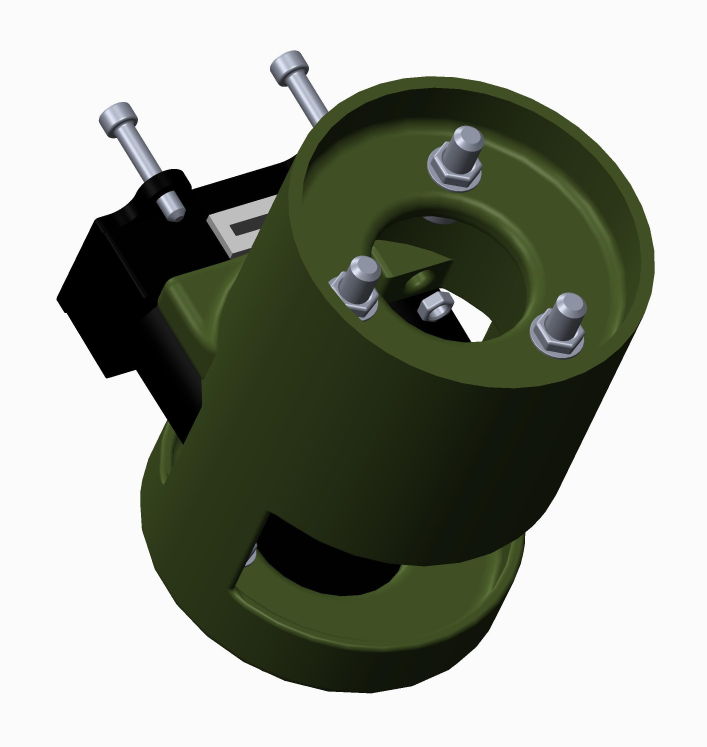
//> input picture irobotcreate2ros/cad/laser_support/instruction/step3.jpg, 2120 x 2240 px, given in place of the camera (shown at 1/3 size)
$ ./auto_filter   (built with g++ and OpenCV 4)
//> lines starting //> are read from the running program, lines starting //| are printed output that depends on the picture; after the words box and inside, x2 and y2 are one past the last pixel; in counts of white or black regions, pixels touching at a corner belong together
//objectTrackingTutorial.cpp

//Written by  Kyle Hounslow 2013

//Permission is hereby granted, free of charge, to any person obtaining a copy of this software and associated documentation files (the "Software")
//, to deal in the Software without restriction, including without limitation the rights to use, copy, modify, merge, publish, distribute, sublicense,
//and/or sell copies of the Software, and to permit persons to whom the Software is furnished to do so, subject to the following conditions:

//The above copyright notice and this permission notice shall be included in all copies or substantial portions of the Software.

//THE SOFTWARE IS PROVIDED "AS IS", WITHOUT WARRANTY OF ANY KIND, EXPRESS OR IMPLIED, INCLUDING BUT NOT LIMITED TO THE WARRANTIES OF MERCHANTABILITY,
//FITNESS FOR A PARTICULAR PURPOSE AND NONINFRINGEMENT. IN NO EVENT SHALL THE AUTHORS OR COPYRIGHT HOLDERS BE LIABLE FOR ANY CLAIM, DAMAGES OR OTHER
//LIABILITY, WHETHER IN AN ACTION OF CONTRACT, TORT OR OTHERWISE, ARISING FROM, OUT OF OR IN CONNECTION WITH THE SOFTWARE OR THE USE OR OTHER DEALINGS
//IN THE SOFTWARE.

#include <opencv2/imgproc/imgproc.hpp>
#include <opencv2/core/core.hpp>
#include <opencv2/highgui/highgui.hpp>
#include <sstream>
#include <string>
#include <iostream>
#include <stdio.h>


using namespace cv;
using namespace std;
//initial min and max HSV filter values.
//these will be changed using trackbars
int H_MIN = 0;
int H_MAX = 256;
int S_MIN = 0;
int S_MAX = 256;
int V_MIN = 0;
int V_MAX = 256;
//default capture width and height
const int FRAME_WIDTH = 320;
const int FRAME_HEIGHT = 240;
//max number of objects to be detected in frame
const int MAX_NUM_OBJECTS = 50;
//minimum and maximum object area
const int MIN_OBJECT_AREA = 20 * 20;
const int MAX_OBJECT_AREA = FRAME_HEIGHT*FRAME_WIDTH / 1.5;
//names that will appear at the top of each window
const string windowName = "Original Image";
const string windowName1 = "HSV Image";
const string windowName2 = "Thresholded Image";
const string windowName3 = "After Morphological Operations";
const string trackbarWindowName = "Trackbars";

bool calibrationMode;//used for showing debugging windows, trackbars etc.

bool mouseIsDragging;//used for showing a rectangle on screen as user clicks and drags mouse
bool mouseMove;
bool rectangleSelected;
cv::Point initialClickPoint, currentMousePoint; //keep track of initial point clicked and current position of mouse
cv::Rect rectangleROI; //this is the ROI that the user has selected
vector<int> H_ROI, S_ROI, V_ROI;// HSV values from the click/drag ROI region stored in separate vectors so that we can sort them easily

void on_trackbar(int, void*)
{//This function gets called whenever a
	// trackbar position is changed

	//for now, this does nothing.


}

void createTrackbars(){
	//create window for trackbars


	namedWindow(trackbarWindowName, 0);
	//create memory to store trackbar name on window
	char TrackbarName[50];
	sprintf(TrackbarName, "H_MIN", H_MIN);
	sprintf(TrackbarName, "H_MAX", H_MAX);
	sprintf(TrackbarName, "S_MIN", S_MIN);
	sprintf(TrackbarName, "S_MAX", S_MAX);
	sprintf(TrackbarName, "V_MIN", V_MIN);
	sprintf(TrackbarName, "V_MAX", V_MAX);
	//create trackbars and insert them into window
	//3 parameters are: the address of the variable that is changing when the trackbar is moved(eg.H_LOW),
	//the max value the trackbar can move (eg. H_HIGH),
	//and the function that is called whenever the trackbar is moved(eg. on_trackbar)
	//                                  ---->    ---->     ---->
	createTrackbar("H_MIN", trackbarWindowName, &H_MIN, 255, on_trackbar);
	createTrackbar("H_MAX", trackbarWindowName, &H_MAX, 255, on_trackbar);
	createTrackbar("S_MIN", trackbarWindowName, &S_MIN, 255, on_trackbar);
	createTrackbar("S_MAX", trackbarWindowName, &S_MAX, 255, on_trackbar);
	createTrackbar("V_MIN", trackbarWindowName, &V_MIN, 255, on_trackbar);
	createTrackbar("V_MAX", trackbarWindowName, &V_MAX, 255, on_trackbar);


}

void clickAndDrag_Rectangle(int event, int x, int y, int flags, void* param){
	//only if calibration mode is true will we use the mouse to change HSV values
	if (calibrationMode == true){
		//get handle to video feed passed in as "param" and cast as Mat pointer
		Mat* videoFeed = (Mat*)param;

		if (event == CV_EVENT_LBUTTONDOWN && mouseIsDragging == false)
		{
			//keep track of initial point clicked
			initialClickPoint = cv::Point(x, y);
			//user has begun dragging the mouse
			mouseIsDragging = true;
		}
		/* user is dragging the mouse */
		if (event == CV_EVENT_MOUSEMOVE && mouseIsDragging == true)
		{
			//keep track of current mouse point
			currentMousePoint = cv::Point(x, y);
			//user has moved the mouse while clicking and dragging
			mouseMove = true;
		}
		/* user has released left button */
		if (event == CV_EVENT_LBUTTONUP && mouseIsDragging == true)
		{
			//set rectangle ROI to the rectangle that the user has selected
			rectangleROI = Rect(initialClickPoint, currentMousePoint);

			//reset boolean variables
			mouseIsDragging = false;
			mouseMove = false;
			rectangleSelected = true;
		}

		if (event == CV_EVENT_RBUTTONDOWN){
			//user has clicked right mouse button
			//Reset HSV Values
			H_MIN = 0;
			S_MIN = 0;
			V_MIN = 0;
			H_MAX = 255;
			S_MAX = 255;
			V_MAX = 255;

		}
		if (event == CV_EVENT_MBUTTONDOWN){

			//user has clicked middle mouse button
			//enter code here if needed.
		}
	}

}

void recordHSV_Values(cv::Mat frame, cv::Mat hsv_frame){

	//save HSV values for ROI that user selected to a vector
	if (mouseMove == false && rectangleSelected == true){

		//clear previous vector values
		if (H_ROI.size()>0) H_ROI.clear();
		if (S_ROI.size()>0) S_ROI.clear();
		if (V_ROI.size()>0 )V_ROI.clear();
		//if the rectangle has no width or height (user has only dragged a line) then we don't try to iterate over the width or height
		if (rectangleROI.width<1 || rectangleROI.height<1) cout << "Please drag a rectangle, not a line" << endl;
		else{
			for (int i = rectangleROI.x; i<rectangleROI.x + rectangleROI.width; i++){
				//iterate through both x and y direction and save HSV values at each and every point
				for (int j = rectangleROI.y; j<rectangleROI.y + rectangleROI.height; j++){
					//save HSV value at this point
					H_ROI.push_back((int)hsv_frame.at<cv::Vec3b>(j, i)[0]);
					S_ROI.push_back((int)hsv_frame.at<cv::Vec3b>(j, i)[1]);
					V_ROI.push_back((int)hsv_frame.at<cv::Vec3b>(j, i)[2]);
				}
			}
		}
		//reset rectangleSelected so user can select another region if necessary
		rectangleSelected = false;
		//set min and max HSV values from min and max elements of each array

		if (H_ROI.size()>0){
			//NOTE: min_element and max_element return iterators so we must dereference them with "*"
			H_MIN = *std::min_element(H_ROI.begin(), H_ROI.end());
			H_MAX = *std::max_element(H_ROI.begin(), H_ROI.end());
			cout << "MIN 'H' VALUE: " << H_MIN << endl;
			cout << "MAX 'H' VALUE: " << H_MAX << endl;
		}
		if (S_ROI.size()>0){
			S_MIN = *std::min_element(S_ROI.begin(), S_ROI.end());
			S_MAX = *std::max_element(S_ROI.begin(), S_ROI.end());
			cout << "MIN 'S' VALUE: " << S_MIN << endl;
			cout << "MAX 'S' VALUE: " << S_MAX << endl;
		}
		if (V_ROI.size()>0){
			V_MIN = *std::min_element(V_ROI.begin(), V_ROI.end());
			V_MAX = *std::max_element(V_ROI.begin(), V_ROI.end());
			cout << "MIN 'V' VALUE: " << V_MIN << endl;
			cout << "MAX 'V' VALUE: " << V_MAX << endl;
		}

	}

	if (mouseMove == true){
		//if the mouse is held down, we will draw the click and dragged rectangle to the screen
		rectangle(frame, initialClickPoint, cv::Point(currentMousePoint.x, currentMousePoint.y), cv::Scalar(0, 255, 0), 1, 8, 0);
	}


}

string intToString(int number){


	std::stringstream ss;
	ss << number;
	return ss.str();
}

void drawObject(int x, int y, Mat &frame){

	//use some of the openCV drawing functions to draw crosshairs
	//on your tracked image!


	//'if' and 'else' statements to prevent
	//memory errors from writing off the screen (ie. (-25,-25) is not within the window)

	circle(frame, Point(x, y), 20, Scalar(0, 255, 0), 2);
	if (y - 25>0)
		line(frame, Point(x, y), Point(x, y - 25), Scalar(0, 255, 0), 2);
	else line(frame, Point(x, y), Point(x, 0), Scalar(0, 255, 0), 2);
	if (y + 25<FRAME_HEIGHT)
		line(frame, Point(x, y), Point(x, y + 25), Scalar(0, 255, 0), 2);
	else line(frame, Point(x, y), Point(x, FRAME_HEIGHT), Scalar(0, 255, 0), 2);
	if (x - 25>0)
		line(frame, Point(x, y), Point(x - 25, y), Scalar(0, 255, 0), 2);
	else line(frame, Point(x, y), Point(0, y), Scalar(0, 255, 0), 2);
	if (x + 25<FRAME_WIDTH)
		line(frame, Point(x, y), Point(x + 25, y), Scalar(0, 255, 0), 2);
	else line(frame, Point(x, y), Point(FRAME_WIDTH, y), Scalar(0, 255, 0), 2);

	putText(frame, intToString(x) + "," + intToString(y), Point(x, y + 30), 1, 1, Scalar(0, 255, 0), 2);

}

void morphOps(Mat &thresh){

	//create structuring element that will be used to "dilate" and "erode" image.
	//the element chosen here is a 3px by 3px rectangle

	Mat erodeElement = getStructuringElement(MORPH_RECT, Size(3, 3));
	//dilate with larger element so make sure object is nicely visible
	Mat dilateElement = getStructuringElement(MORPH_RECT, Size(8, 8));

	erode(thresh, thresh, erodeElement);
	erode(thresh, thresh, erodeElement);


	dilate(thresh, thresh, dilateElement);
	dilate(thresh, thresh, dilateElement);


}

void trackFilteredObject(int &x, int &y, Mat threshold, Mat &cameraFeed){

	Mat temp;
	threshold.copyTo(temp);
	//these two vectors needed for output of findContours
	vector< vector<Point> > contours;
	vector<Vec4i> hierarchy;
	//find contours of filtered image using openCV findContours function
	findContours(temp, contours, hierarchy, CV_RETR_CCOMP, CV_CHAIN_APPROX_SIMPLE);
	//use moments method to find our filtered object
	double refArea = 0;
	int largestIndex = 0;
	bool objectFound = false;
	if (hierarchy.size() > 0) {
		int numObjects = hierarchy.size();
		//if number of objects greater than MAX_NUM_OBJECTS we have a noisy filter
		if (numObjects<MAX_NUM_OBJECTS){
			for (int index = 0; index >= 0; index = hierarchy[index][0]) {

				Moments moment = moments((cv::Mat)contours[index]);
				double area = moment.m00;

				//if the area is less than 20 px by 20px then it is probably just noise
				//if the area is the same as the 3/2 of the image size, probably just a bad filter
				//we only want the object with the largest area so we save a reference area each
				//iteration and compare it to the area in the next iteration.
				if (area>MIN_OBJECT_AREA && area<MAX_OBJECT_AREA && area>refArea){
					x = moment.m10 / area;
					y = moment.m01 / area;
					objectFound = true;
					refArea = area;
					//save index of largest contour to use with drawContours
					largestIndex = index;
				}
				else objectFound = false;


			}
			//let user know you found an object
			if (objectFound == true){
				putText(cameraFeed, "Tracking Object", Point(0, 50), 2, 1, Scalar(0, 255, 0), 2);
				//draw object location on screen
				drawObject(x, y, cameraFeed);
				//draw largest contour
				//drawContours(cameraFeed, contours, largestIndex, Scalar(0, 255, 255), 2);
			}

		}
		else putText(cameraFeed, "TOO MUCH NOISE! ADJUST FILTER", Point(0, 50), 1, 2, Scalar(0, 0, 255), 2);
	}
}
int main(int argc, char* argv[])
{
	//some boolean variables for different functionality within this
	//program
	bool trackObjects = true;
	bool useMorphOps = true;
	calibrationMode = true;
	//Matrix to store each frame of the webcam feed
	Mat cameraFeed;
	//matrix storage for HSV image
	Mat HSV;
	//matrix storage for binary threshold image
	Mat threshold;
	//x and y values for the location of the object
	int x = 0, y = 0;
	//video capture object to acquire webcam feed
	VideoCapture capture;
	//open capture object at location zero (default location for webcam)
	capture.open(1);
	//set height and width of capture frame
	capture.set(CV_CAP_PROP_FRAME_WIDTH, FRAME_WIDTH);
	capture.set(CV_CAP_PROP_FRAME_HEIGHT, FRAME_HEIGHT);
	//must create a window before setting mouse callback
	cv::namedWindow(windowName);
	//set mouse callback function to be active on "Webcam Feed" window
	//we pass the handle to our "frame" matrix so that we can draw a rectangle to it
	//as the user clicks and drags the mouse
	cv::setMouseCallback(windowName, clickAndDrag_Rectangle, &cameraFeed);
	//initiate mouse move and drag to false
	mouseIsDragging = false;
	mouseMove = false;
	rectangleSelected = false;

	//start an infinite loop where webcam feed is copied to cameraFeed matrix
	//all of our operations will be performed within this loop
	while (1){
		//store image to matrix
		capture.read(cameraFeed);
//> cameraFeed is the input picture: 2240 rows x 2120 cols, CV_8UC3; mean B, G, R 145.7, 157, 152.6
		//convert frame from BGR to HSV colorspace
		cvtColor(cameraFeed, HSV, COLOR_BGR2HSV);
//> HSV: 2240 rows x 2120 cols, CV_8UC3; mean H, S, V 19.7, 55.3, 157.3
		//set HSV values from user selected region
		recordHSV_Values(cameraFeed, HSV);
		//filter HSV image between values and store filtered image to
		//threshold matrix
		inRange(HSV, Scalar(H_MIN, S_MIN, V_MIN), Scalar(H_MAX, S_MAX, V_MAX), threshold);
//> threshold: 2240 rows x 2120 cols, CV_8UC1; every value is 255
		//perform morphological operations on thresholded image to eliminate noise
		//and emphasize the filtered object(s)
		if (useMorphOps)
			morphOps(threshold);
		//pass in thresholded frame to our object tracking function
		//this function will return the x and y coordinates of the
		//filtered object
		if (trackObjects)
			trackFilteredObject(x, y, threshold, cameraFeed);
//> in trackFilteredObject, `findContours(temp, contours, hierarchy, CV_RETR_CCOMP, CV_CHAIN_APPROX..`: contours = 1 contour; box (x1, y1, x2, y2) and area: (0, 0, 2120, 2240) 4744441
//> in trackFilteredObject, `int numObjects = hierarchy.size();`: numObjects = 1
//> the loop in trackFilteredObject, `for (int index = 0; index >= 0; index = hierarchy[index][0])` made 1 pass
//> area on pass 1: 4744441
//> after the loop in trackFilteredObject, `for (int index = 0; index >= 0; index = hierarchy[index][0])`: x = 0; objectFound = false; refArea = 0

		//show frames
		if (calibrationMode == true){

			//create slider bars for HSV filtering
			createTrackbars();
//> slider 'H_MIN' is set to 51
//> slider 'S_MIN' is set to 51
//> slider 'V_MIN' is set to 51
			imshow(windowName1, HSV);
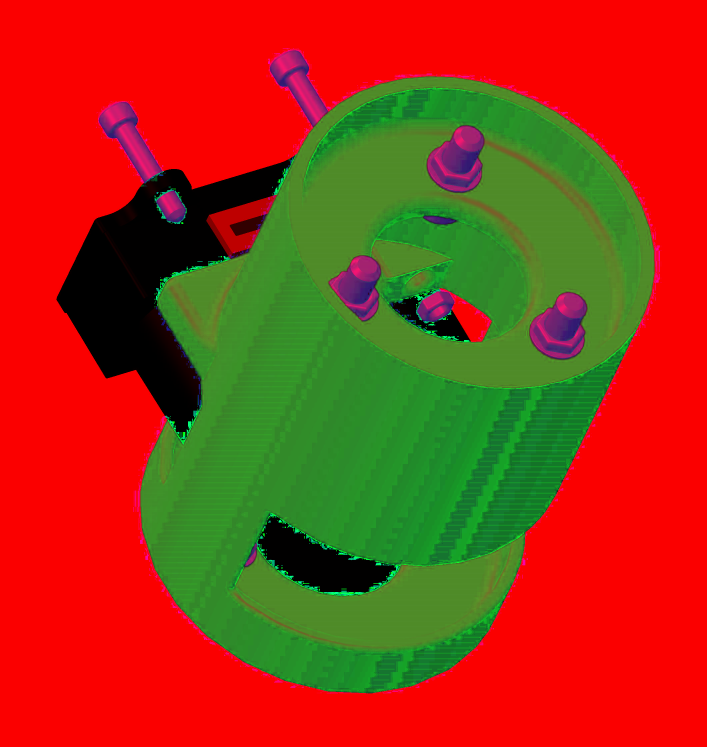
//> window 'HSV Image': 2240 rows x 2120 cols, CV_8UC3 (shown at 1/3 size); mean B, G, R 19.7, 55.3, 157.3
			imshow(windowName2, threshold);
		}
		else{

			destroyWindow(windowName1);
			destroyWindow(windowName2);
			destroyWindow(trackbarWindowName);
		}

		imshow(windowName, cameraFeed);


		//delay 30ms so that screen can refresh.
		//image will not appear without this waitKey() command
		//also use waitKey command to capture keyboard input
		if (waitKey(30) == 99) calibrationMode = !calibrationMode;//if user presses 'c', toggle calibration mode
//> the left mouse button is pressed at (530, 560)
//> the mouse is dragged to (1060, 1120)
//> the mouse is dragged to (1590, 1680)
//> the button is released at (1590, 1680)
//| MIN 'H' VALUE: 0
//| MAX 'H' VALUE: 173
//| MIN 'S' VALUE: 0
//| MAX 'S' VALUE: 255
//| MIN 'V' VALUE: 0
//| MAX 'V' VALUE: 255
//> the loop in trackFilteredObject (call 2), `for (int index = 0; index >= 0; index = hierarchy[index][0])` made 1 pass
//> the Esc key is pressed
	}


	return 0;
}

$ run again, on irobotcreate2ros/cad/laser_support/instruction/step4.jpg
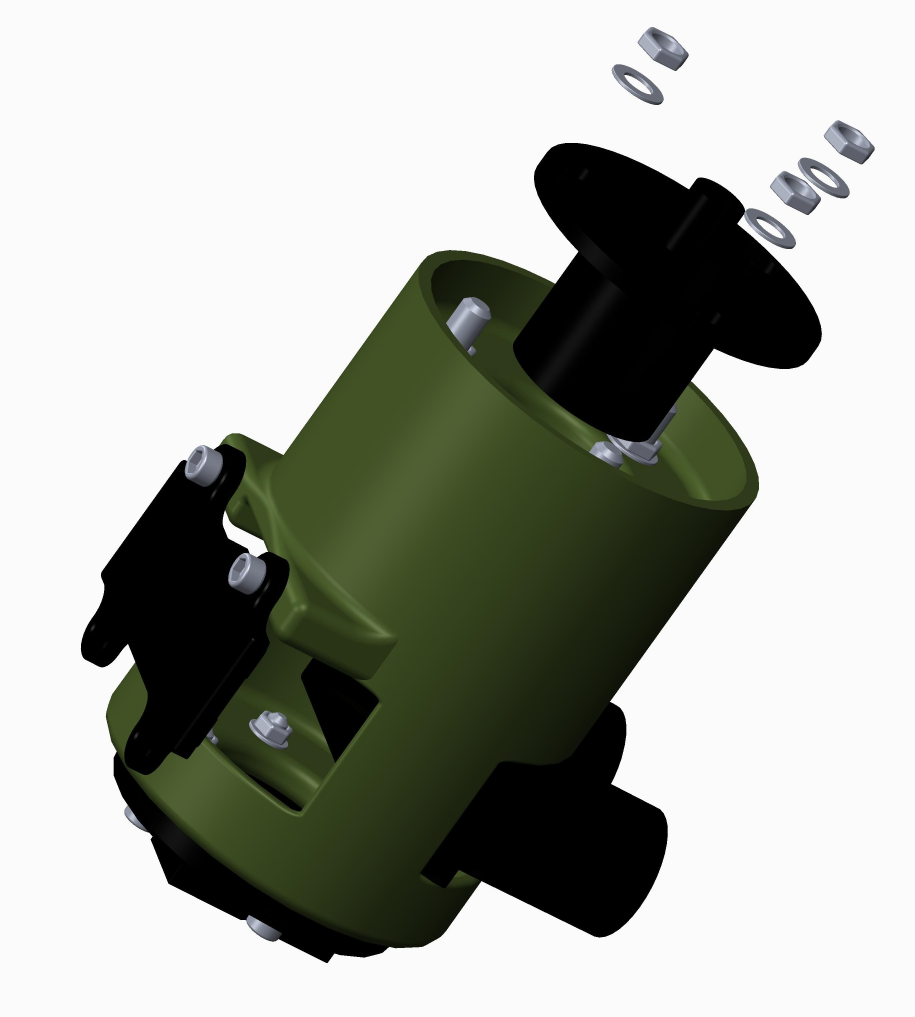
//> input picture irobotcreate2ros/cad/laser_support/instruction/step4.jpg, 2745 x 3049 px, given in place of the camera (shown at 1/3 size)
//> cameraFeed is the input picture: 3049 rows x 2745 cols, CV_8UC3; mean B, G, R 162.4, 169.9, 167
//> HSV: 3049 rows x 2745 cols, CV_8UC3; mean H, S, V 12, 33.2, 170.1
//> threshold: 3049 rows x 2745 cols, CV_8UC1; every value is 255
//> contours = 1 contour; box (x1, y1, x2, y2) and area: (0, 0, 2745, 3049) 8363712
//> numObjects = 1
//> the loop in trackFilteredObject, `for (int index = 0; index >= 0; index = hierarchy[index][0])` made 1 pass
//> area on pass 1: 8363712
//> after the loop in trackFilteredObject, `for (int index = 0; index >= 0; index = hierarchy[index][0])`: x = 0; objectFound = false; refArea = 0
//> `imshow(windowName1, HSV);`:
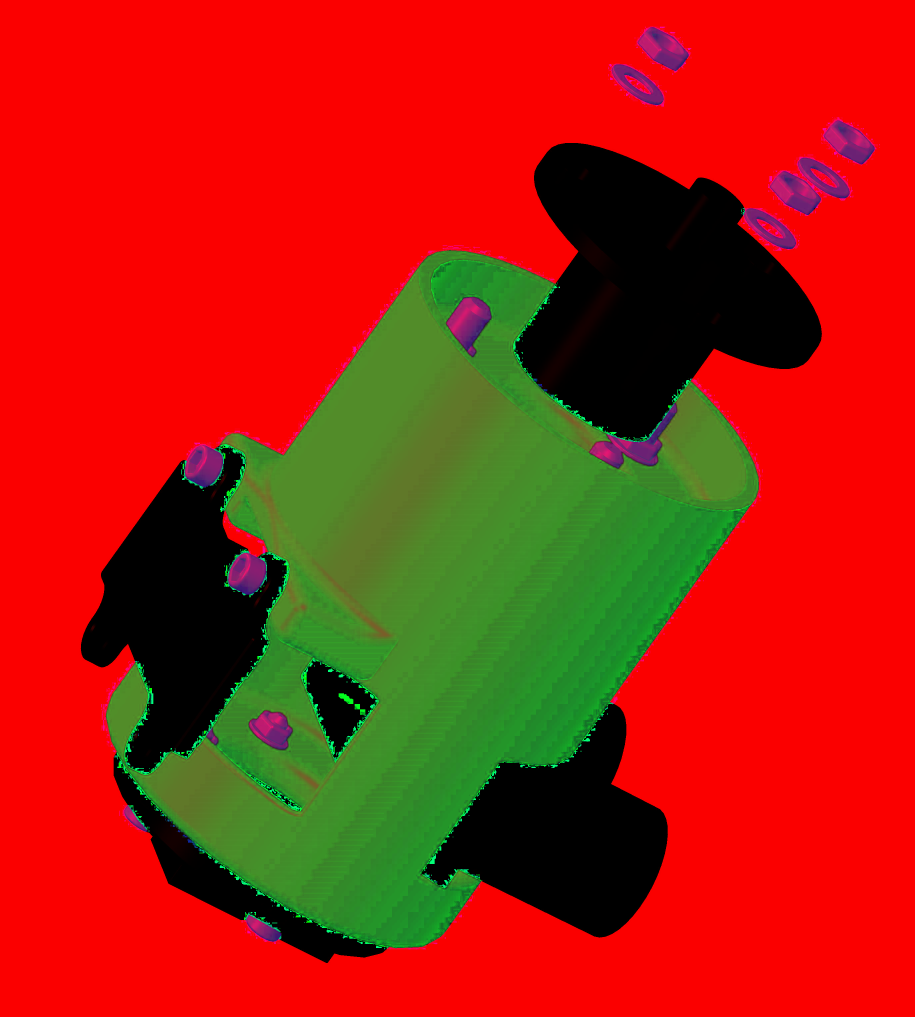
//> window 'HSV Image': 3049 rows x 2745 cols, CV_8UC3 (shown at 1/3 size); mean B, G, R 12, 33.2, 170.1
//| MIN 'H' VALUE: 0
//| MAX 'H' VALUE: 173
//| MIN 'S' VALUE: 0
//| MAX 'S' VALUE: 255
//| MIN 'V' VALUE: 0
//| MAX 'V' VALUE: 255
//> the loop in trackFilteredObject (call 2), `for (int index = 0; index >= 0; index = hierarchy[index][0])` made 1 pass
